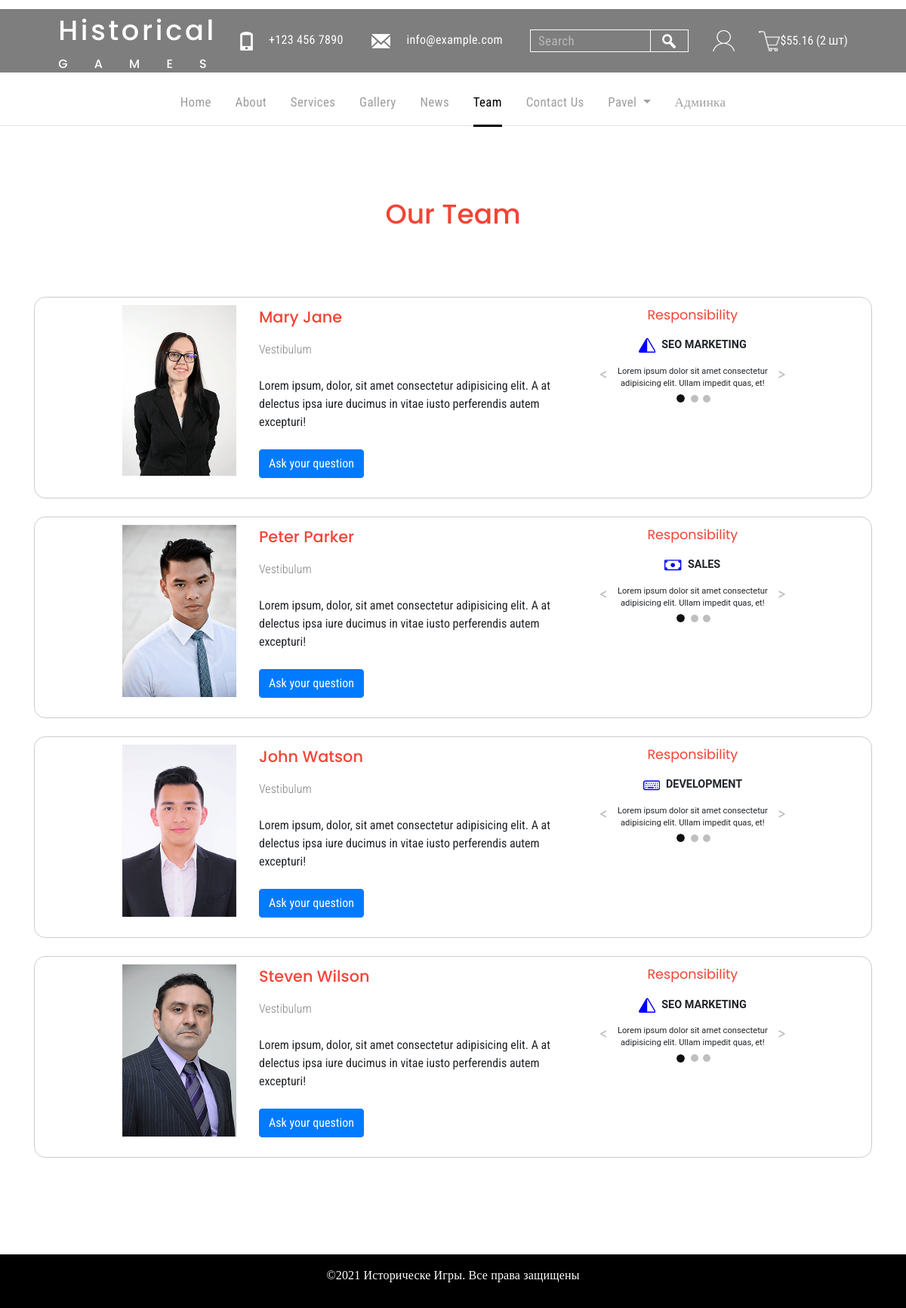
The page /team/ (signed in) on the database its author committed.
### basketapp/models.py (models this page shows, shortened)
class Basket(models.Model):
	user = models.ForeignKey(settings.AUTH_USER_MODEL, on_delete = models.CASCADE, related_name = "basket")
	product = models.ForeignKey(Product, on_delete = models.CASCADE)
	quantity = models.PositiveIntegerField(verbose_name = "количество", default = 0)
	add_datetime = models.DateTimeField(verbose_name = "дата", auto_now_add = True)
	@property
	def product_cost(self):
		return self.product.get_price * self.quantity
	@property
	def total_quantity(self):
		items = Basket.objects.filter(user = self.user)
		return sum(list(map(lambda x: x.quantity, items)))
	@property
	def total_cost(self):
		items = Basket.objects.filter(user=self.user)
		return sum(list(map(lambda x: x.product_cost, items)))

### authapp/models.py (models this page shows, shortened)
class ShopUser(AbstractUser):
	avatar = models.ImageField(upload_to="users_avatars", blank=True)
	age = models.PositiveIntegerField(verbose_name = "возраст", default=18)
	activation_key = models.CharField(max_length=128, blank=True)
	activation_key_expires = models.DateTimeField(default=(datetime.now() + timedelta(hours=48)))

### mainapp/models.py (models this page shows, shortened)
class Product(models.Model):
    category = models.ForeignKey(ProductCategory, on_delete=models.CASCADE)
    name = models.CharField(verbose_name="название игры", max_length=128)
    image = models.ImageField(upload_to="products_images", blank=True)
    description = models.TextField(verbose_name="описание игры", blank=True)
    price = models.DecimalField(verbose_name="стоимость игры", max_digits=8, decimal_places=2,
                                default=0)
    quantity = models.IntegerField(verbose_name="количество на складе", default=0)
    is_active = models.BooleanField(verbose_name='активна', default=True)
    @property
    def get_price(self):
        if self.quantity >= 200:
            return self.disc_price
        else:
            return self.price

### mainapp/views.py (the view)
# urls.py: path('team/', views.team, name="team"),
def team(request):
    context = {
        'title': "Team"
    }
    return render(request, 'mainapp/team.html', context)

### mainapp/templates/mainapp/team.html (shortened to what this page needs)
{% extends 'mainapp/base.html' %}
{% load static %}
    {% block menu %}
    <div class="menu">
        {% include 'mainapp/include/inc_menu_gray.html' %}
        <hr class="gray">
    </div>
    {% endblock %}
{% block content %}
    <h3 class="cont_head text-center">Our Team</h3>
	<div class="container">
		<div class="row justify-content-center row-person mb-4">
			<div class="col-3 col-lg-2">
				<img class="img-fluid"
                     src="{% static 'img/person_1.png' %}" alt="img">
			</div>
			<div class="col-6 col-md-5">
				<p class="name">Mary Jane</p>
				<p class="position">Vestibulum</p>
				<p class="team-text my-4">Lorem ipsum, dolor, sit amet consectetur adipisicing elit. A at delectus ipsa iure ducimus in vitae iusto perferendis autem excepturi!</p>
				<button class="btn btn-primary mb-3">Ask your question</button>
			</div>
			<div class="col-5 col-sm-3">
				<p class="team-name text-center">Responsibility</p>
				<div id="carousel3" class="carousel slide">
				  	<ol class="carousel-indicators car3-indicators">
				    	<li data-target="#carousel3" data-slide-to="0" class="active"></li>
				    	<li data-target="#carousel3" data-slide-to="1"></li>
				    	<li data-target="#carousel3" data-slide-to="2"></li>
				  	</ol>
				  	<div class="carousel-inner">
				    	<div class="carousel-item active">
				      		<div class="d-block w-100 d-flex inner-block justify-content-center">
								<p class="text-head-carousel">SEO MARKETING</p>
							</div>
			      			<p class="text-carousel3 px-1">Lorem ipsum dolor sit amet consectetur adipisicing elit. Ullam impedit quas, et!</p>
				    	</div>
				  	</div>
				  	<a class="carousel-control-prev car3-prev" href="#carousel3" role="button" data-slide="prev">
				    	<span class="carousel-control-prev-icon prev-icon3"aria-hidden="true"></span>
				  	</a>
				  	<a class="carousel-control-next car3-next" href="#carousel3" role="button" data-slide="next">
				    	<span class="carousel-control-next-icon next-icon3" aria-hidden="true"></span>
				  	</a>
				</div>
			</div>
		</div>
		<div class="row justify-content-center row-person mb-4">
			<div class="col-3 col-lg-2">
				<img class="img-fluid"
                     src="{% static 'img/person_2.png' %}" alt="img">
			</div>
			<div class="col-6 col-md-5">
				<p class="name">Peter Parker</p>
				<p class="position">Vestibulum</p>
				<p class="team-text my-4">Lorem ipsum, dolor, sit amet consectetur adipisicing elit. A at delectus ipsa iure ducimus in vitae iusto perferendis autem excepturi!</p>
				<button class="btn btn-primary mb-3">Ask your question</button>
			</div>
			<div class="col-5 col-sm-3">
				<p class="team-name text-center">Responsibility</p>
				<div id="carousel4" class="carousel slide">
				  	<ol class="carousel-indicators car3-indicators">
				    	<li data-target="#carousel4" data-slide-to="0" class="active"></li>
				    	<li data-target="#carousel4" data-slide-to="1"></li>
				    	<li data-target="#carousel4" data-slide-to="2"></li>
				  	</ol>
				  	<div class="carousel-inner">
				    	<div class="carousel-item active">
				      		<div class="d-block w-100 d-flex inner-block justify-content-center">
								<p class="text-head-carousel">SALES</p>
							</div>
				      		<p class="text-carousel3 px-1">Lorem ipsum dolor sit amet consectetur adipisicing elit. Ullam impedit quas, et!</p>
				    	</div>
				  	</div>
				  	<a class="carousel-control-prev car3-prev" href="#carousel4" role="button" data-slide="prev">
				    	<span class="carousel-control-prev-icon prev-icon3"aria-hidden="true"></span>
				  	</a>
				  	<a class="carousel-control-next car3-next" href="#carousel4" role="button" data-slide="next">
				    	<span class="carousel-control-next-icon next-icon3" aria-hidden="true"></span>
				  	</a>
				</div>
			</div>
		</div>
		<div class="row justify-content-center row-person mb-4">
			<div class="col-3 col-lg-2">
				<img class="img-fluid"
                     src="{% static 'img/person_3.png' %}" alt="img">
			</div>
			<div class="col-6 col-md-5">
				<p class="name">John Watson</p>
				<p class="position">Vestibulum</p>
				<p class="team-text my-4">Lorem ipsum, dolor, sit amet consectetur adipisicing elit. A at delectus ipsa iure ducimus in vitae iusto perferendis autem excepturi!</p>
				<button class="btn btn-primary mb-3">Ask your question</button>
			</div>
			<div class="col-5 col-sm-3">
				<p class="team-name text-center">Responsibility</p>
				<div id="carousel5" class="carousel slide">
				  	<ol class="carousel-indicators car3-indicators">
				    	<li data-target="#carousel5" data-slide-to="0" class="active"></li>
				    	<li data-target="#carousel5" data-slide-to="1"></li>
				    	<li data-target="#carousel5" data-slide-to="2"></li>
				  	</ol>
				  	<div class="carousel-inner">
				    	<div class="carousel-item active">
				      		<div class="d-block w-100 d-flex inner-block justify-content-center">
								<p class="text-head-carousel">DEVELOPMENT</p>
							</div>
				      		<p class="text-carousel3 px-1">Lorem ipsum dolor sit amet consectetur adipisicing elit. Ullam impedit quas, et!</p>
				    	</div>
				  	</div>
				  	<a class="carousel-control-prev car3-prev" href="#carousel5" role="button" data-slide="prev">
				    	<span class="carousel-control-prev-icon prev-icon3"aria-hidden="true"></span>
				  	</a>
				  	<a class="carousel-control-next car3-next" href="#carousel5" role="button" data-slide="next">
				    	<span class="carousel-control-next-icon next-icon3" aria-hidden="true"></span>
				  	</a>
				</div>
			</div>
		</div>
		<div class="row justify-content-center row-person mb-4">
			<div class="col-3 col-lg-2">
				<img class="img-fluid"
                     src="{% static 'img/person_4.png' %}" alt="img">
			</div>
			<div class="col-6 col-md-5">
				<p class="name">Steven Wilson</p>
				<p class="position">Vestibulum</p>
				<p class="team-text my-4">Lorem ipsum, dolor, sit amet consectetur adipisicing elit. A at delectus ipsa iure ducimus in vitae iusto perferendis autem excepturi!</p>
				<button class="btn btn-primary mb-3">Ask your question</button>
			</div>
			<div class="col-5 col-sm-3">
				<p class="team-name text-center">Responsibility</p>
				<div id="carousel6" class="carousel slide">
				  	<ol class="carousel-indicators car3-indicators">
				    	<li data-target="#carousel6" data-slide-to="0" class="active"></li>
				    	<li data-target="#carousel6" data-slide-to="1"></li>
				    	<li data-target="#carousel6" data-slide-to="2"></li>
				  	</ol>
				  	<div class="carousel-inner">
				    	<div class="carousel-item active">
				      		<div class="d-block w-100 d-flex inner-block justify-content-center">
								<p class="text-head-carousel">SEO MARKETING</p>
							</div>
				      		<p class="text-carousel3 px-1">Lorem ipsum dolor sit amet consectetur adipisicing elit. Ullam impedit quas, et!</p>
				    	</div>
				  	</div>
				  	<a class="carousel-control-prev car3-prev" href="#carousel6" role="button" data-slide="prev">
				    	<span class="carousel-control-prev-icon prev-icon3"aria-hidden="true"></span>
				  	</a>
				  	<a class="carousel-control-next car3-next" href="#carousel6" role="button" data-slide="next">
				    	<span class="carousel-control-next-icon next-icon3" aria-hidden="true"></span>
				  	</a>
				</div>
			</div>
		</div>
	</div>
{% endblock %}

### mainapp/templates/mainapp/base.html (shortened to what this page needs)
<!DOCTYPE html>
{% load static %}
<html>
<head>
	{% block links %}
	<link rel="stylesheet" type="text/css" href="{% static 'style/bootstrap.min.css' %}">
	<link rel="stylesheet" type="text/css" href="{% static 'style/style.css'%}">
	{% endblock %}
</head>
<body>
		{% block top_tab %}
		<div class="top_tab">
			<div class="logo">
				<a href="{% url 'main' %}">
					<p class="logo_first">Historical</p>
					<p class="logo_second">GAMES</p>
				</a>
			</div>
			<div class="tel">
				<a href="#"><img src="{% static 'img/tel.png' %}" alt="tel"></a>
				<span class="text_tel">+123 456 7890</span>
				<a href="#"><img src="{% static 'img/email.png' %}" alt="email"></a>
				<span class="text_email">info@example.com</span>
			</div>
			<div class="search">
				<form action="{% url 'search_results' %}" method="get">
					<input name="q" type="text" placeholder="Search">
					<div>
						<button><img src="{% static 'img/search.png' %}" alt="search"></button></div>
				</form>
			</div>
			{% if user.is_authenticated %}
			<a class= "login_icon" href="{% url 'auth:edit' %}" title= " {{ user.first_name|default:'Пользователь' }} "></a>
			{% else %}
			<a class= "login_icon" href="{% url 'auth:login' %}" title= "Вход/регистрация"></a>
			{% endif %}
			<a class= "basket" href="{% url 'basket:view' %}" title="
				{% if basket %}
					В козине {{ basket.0.total_quantity }} товаров на сумму ${{ basket.0.total_cost }}
				{% endif %}">
			</a>
			<span>
				{% if basket %}
					${{ basket.0.total_cost }} ({{ basket.0.total_quantity }} шт)
				{% endif %}
			</span>
		</div>
		{% endblock %}
		{% block menu %}
		{% endblock %}
	{% block content %}
	{% endblock %}
	{% block footer %}
	<div class="footer">
		<p>&copy;{% now "Y" %} Историческе Игры. Все права защищены</p>
	</div>
	{% endblock %}
</body>
</html>

### mainapp/templates/mainapp/include/inc_menu_gray.html (shortened to what this page needs)
<ul class="gray">
	<li><a href="{% url 'main' %}">Home</a></li>
	<li><a href="{% url 'about' %}" class="{% if request.resolver_match.url_name == 'about' %}gray-selected{% endif %}">About</a></li>
	<li><a href="{% url 'services' %}"
		   class="{% if request.resolver_match.url_name == 'services' %}gray-selected{% endif %}">Services</a></li>
	<li><a href="{% url 'page' 1 %}" class="{% if request.resolver_match.url_name == 'page' %}gray-selected{% endif %}">Gallery</a></li>
	<li><a href="{% url 'news' 1 %}" class="{% if request.resolver_match.url_name == 'news' %}gray-selected{% endif %}">News</a></li>
	<li><a href="{% url 'team' %}" class="{% if request.resolver_match.url_name == 'team' %}gray-selected{% endif %}">Team</a></li>
	<li><a href="{% url 'contacts' %}" class="{% if request.resolver_match.url_name == 'contacts' %}gray-selected{% endif %}">Contact Us</a></li>
    <li>
        {% if user.is_authenticated %}
		<div class="dropdown">
			<a class="dropdown-toggle" href="" data-toggle="dropdown">
				{{ user.first_name|default:'Пользователь' }}
			</a>
		</div>
        {% endif %}
    </li>
	<li>{% if user.is_superuser %}<a href="{% url 'admin:users' %}">Админка</a>{% endif %}</li>
</ul>

### rows shown on the page
Basket: user+product+quantity "55.16", user+quantity "2"
ShopUser: first_name "Pavel"
